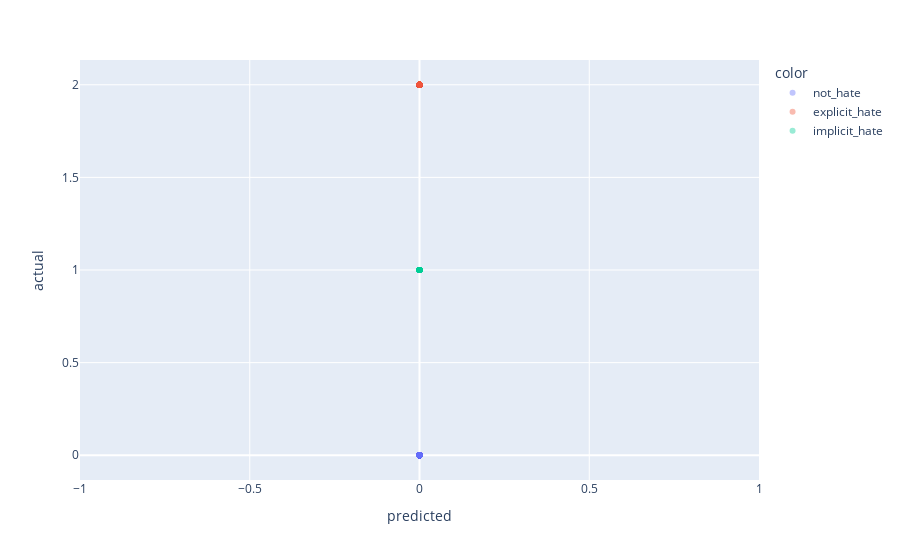

The code cell stored with this chart in its notebook:
### Code cell
rdfstupid = pd.DataFrame()
rdfstupid['predicted'] = scorestupid
rdfstupid['actual'] = ystupid
rdfstupid['color'] = actual_labelstupid
fig = px.scatter(rdfstupid, x='predicted', y='actual',
                    color='color',size_max=.01,opacity=0.4)
fig.show()

### Figure 1 — Plotly figure (JSON) as saved in the notebook; plotly's stock layout.template omitted (floating-point values rounded to 4 significant figures)
{"data": [{"hovertemplate": "color=not_hate<br>predicted=%{x}<br>actual=%{y}<extra></extra>", "legendgroup": "not_hate", "marker": {"color": "#636efa", "opacity": 0.4, "symbol": "circle"}, "mode": "markers", "name": "not_hate", "orientation": "v", "showlegend": true, "type": "scatter", "x": [0, 0, 0, 0, 0, 0, 0, 0, 0, 0, 0, 0, 0, 0, 0, 0, 0, 0, 0, 0, 0, 0, 0, 0, 0, 0, 0, 0, 0, 0, 0, 0, 0, 0, 0, 0, 0, 0, 0, 0, 0, 0, 0, 0, 0, 0, 0, 0, 0, 0, 0, 0, 0, 0, 0, 0, 0, 0, 0, 0, 0, 0, 0, 0, 0, 0, 0, 0, 0, 0, 0, 0, 0, 0, 0, 0, 0, 0, 0, 0, 0, 0, 0, 0, 0, 0, 0, 0], "xaxis": "x", "y": [0, 0, 0, 0, 0, 0, 0, 0, 0, 0, 0, 0, 0, 0, 0, 0, 0, 0, 0, 0, 0, 0, 0, 0, 0, 0, 0, 0, 0, 0, 0, 0, 0, 0, 0, 0, 0, 0, 0, 0, 0, 0, 0, 0, 0, 0, 0, 0, 0, 0, 0, 0, 0, 0, 0, 0, 0, 0, 0, 0, 0, 0, 0, 0, 0, 0, 0, 0, 0, 0, 0, 0, 0, 0, 0, 0, 0, 0, 0, 0, 0, 0, 0, 0, 0, 0, 0, 0], "yaxis": "y"}, {"hovertemplate": "color=explicit_hate<br>predicted=%{x}<br>actual=%{y}<extra></extra>", "legendgroup": "explicit_hate", "marker": {"color": "#EF553B", "opacity": 0.4, "symbol": "circle"}, "mode": "markers", "name": "explicit_hate", "orientation": "v", "showlegend": true, "type": "scatter", "x": [0, 0, 0, 0, 0, 0, 0, 0, 0, 0, 0, 0, 0, 0, 0, 0, 0, 0, 0, 0, 0, 0, 0, 0, 0, 0, 0, 0, 0, 0, 0, 0, 0, 0, 0, 0, 0, 0, 0, 0, 0, 0, 0, 0, 0, 0, 0, 0, 0, 0, 0, 0, 0, 0, 0, 0, 0, 0, 0, 0, 0, 0, 0, 0, 0, 0, 0, 0, 0, 0, 0, 0, 0, 0, 0, 0, 0, 0, 0, 0, 0, 0, 0, 0, 0, 0, 0, 0], "xaxis": "x", "y": [2, 2, 2, 2, 2, 2, 2, 2, 2, 2, 2, 2, 2, 2, 2, 2, 2, 2, 2, 2, 2, 2, 2, 2, 2, 2, 2, 2, 2, 2, 2, 2, 2, 2, 2, 2, 2, 2, 2, 2, 2, 2, 2, 2, 2, 2, 2, 2, 2, 2, 2, 2, 2, 2, 2, 2, 2, 2, 2, 2, 2, 2, 2, 2, 2, 2, 2, 2, 2, 2, 2, 2, 2, 2, 2, 2, 2, 2, 2, 2, 2, 2, 2, 2, 2, 2, 2, 2], "yaxis": "y"}, {"hovertemplate": "color=implicit_hate<br>predicted=%{x}<br>actual=%{y}<extra></extra>", "legendgroup": "implicit_hate", "marker": {"color": "#00cc96", "opacity": 0.4, "symbol": "circle"}, "mode": "markers", "name": "implicit_hate", "orientation": "v", "showlegend": true, "type": "scatter", "x": [0, 0, 0, 0, 0, 0, 0, 0, 0, 0, 0, 0, 0, 0, 0, 0, 0, 0, 0, 0, 0, 0, 0, 0, 0, 0, 0, 0, 0, 0, 0, 0, 0, 0, 0, 0, 0, 0, 0, 0, 0, 0, 0, 0, 0, 0, 0, 0, 0, 0, 0, 0, 0, 0, 0, 0, 0, 0, 0, 0, 0, 0, 0, 0, 0, 0, 0, 0, 0, 0, 0, 0, 0, 0, 0, 0, 0, 0, 0, 0, 0, 0, 0, 0, 0, 0, 0, 0], "xaxis": "x", "y": [1, 1, 1, 1, 1, 1, 1, 1, 1, 1, 1, 1, 1, 1, 1, 1, 1, 1, 1, 1, 1, 1, 1, 1, 1, 1, 1, 1, 1, 1, 1, 1, 1, 1, 1, 1, 1, 1, 1, 1, 1, 1, 1, 1, 1, 1, 1, 1, 1, 1, 1, 1, 1, 1, 1, 1, 1, 1, 1, 1, 1, 1, 1, 1, 1, 1, 1, 1, 1, 1, 1, 1, 1, 1, 1, 1, 1, 1, 1, 1, 1, 1, 1, 1, 1, 1, 1, 1], "yaxis": "y"}], "layout": {"legend": {"title": {"text": "color"}, "tracegroupgap": 0}, "margin": {"t": 60}, "xaxis": {"anchor": "y", "domain": [0, 1], "title": {"text": "predicted"}}, "yaxis": {"anchor": "x", "domain": [0, 1], "title": {"text": "actual"}}}}
